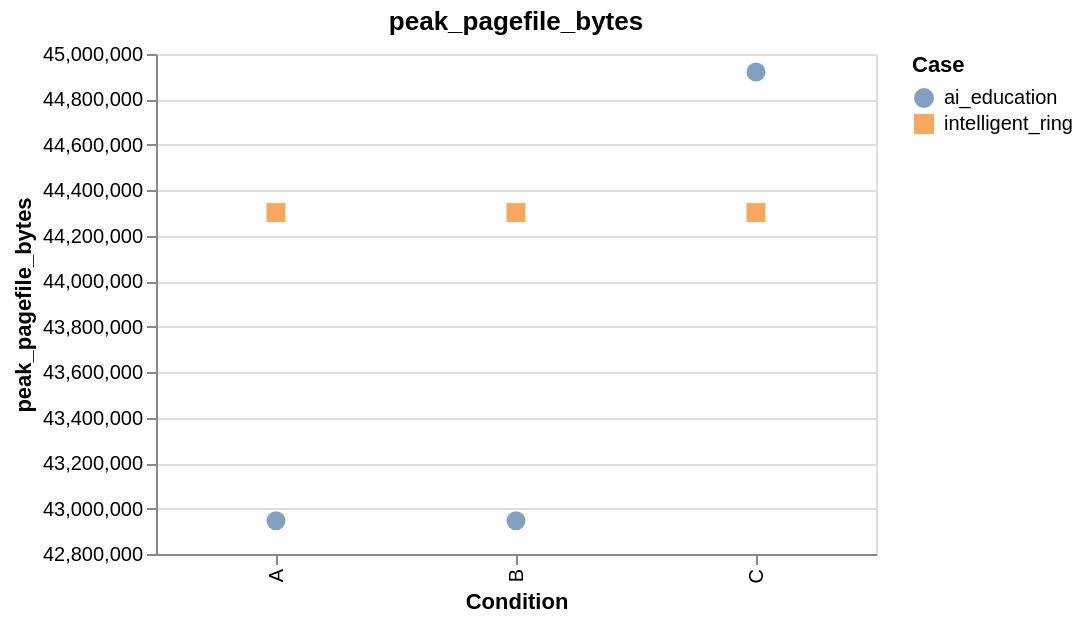

Here is the Vega-Lite specification saved for this chart:
### Vega-Lite specification from a JSON file in a GitHub repository (floating-point values rounded to 4 significant figures)
{"config": {"view": {"continuousWidth": 300, "continuousHeight": 300}}, "data": {"values": [{"case_id": "ai_education", "condition": "A", "value": 42946560}, {"case_id": "ai_education", "condition": "B", "value": 42946560}, {"case_id": "ai_education", "condition": "C", "value": 44920832}, {"case_id": "intelligent_ring", "condition": "C", "value": 44302336}, {"case_id": "intelligent_ring", "condition": "B", "value": 44302336}, {"case_id": "intelligent_ring", "condition": "A", "value": 44302336}]}, "mark": {"type": "point", "filled": true, "size": 90}, "encoding": {"color": {"field": "case_id", "title": "Case", "type": "nominal"}, "shape": {"field": "case_id", "type": "nominal"}, "tooltip": [{"field": "case_id", "type": "nominal"}, {"field": "condition", "type": "nominal"}, {"field": "value", "type": "quantitative"}], "x": {"field": "condition", "sort": ["A", "B", "C", "D"], "title": "Condition", "type": "nominal"}, "y": {"field": "value", "scale": {"zero": false}, "title": "peak_pagefile_bytes", "type": "quantitative"}}, "height": 250, "title": "peak_pagefile_bytes", "width": 360, "$schema": "https://vega.github.io/schema/vega-lite/v6.4.1.json"}
